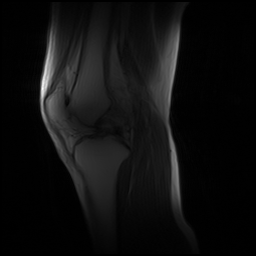
#> input picture 00005-dd5595a4.png, 256 x 256 px
$ python clahe_sobel.py   (older library calls are emulated)
#> lines starting #> are read from the running program, lines starting #| are printed output that depends on the picture
import cv2
import numpy as np
import matplotlib.pyplot as plt
import os

# Указание пути для сохранения
save_path = './clahe_sobel/'
# Создание директории, если она не существует
os.makedirs(os.path.dirname(save_path), exist_ok=True)

# Шаг 1: Загрузка изображения в градациях серого
img = cv2.imread('00005-dd5595a4.png', 0)
#> img is the input picture: shape (256, 256); min 0, max 255, mean 15.1

# Шаг 2: Применение CLAHE для выравнивания гистограммы
clahe = cv2.createCLAHE(clipLimit=2.0, tileGridSize=(8, 8))
equalized_img = clahe.apply(img)
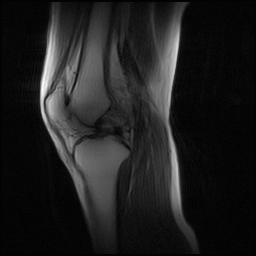
#> equalized_img: shape (256, 256); min 2, max 255, mean 30.9

# Шаг 3: Усиление краев с использованием оператора Собеля
sobel_x = cv2.Sobel(equalized_img, cv2.CV_64F, 1, 0, ksize=3)  # Условие по x
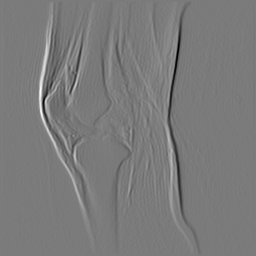
#> sobel_x: shape (256, 256) float64; min -685, max 734, mean 0; drawn with min black and max white
sobel_y = cv2.Sobel(equalized_img, cv2.CV_64F, 0, 1, ksize=3)  # Условие по y
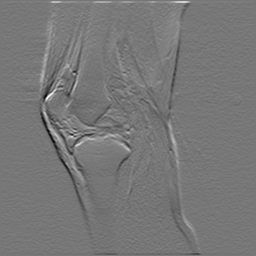
#> sobel_y: shape (256, 256) float64; min -256, max 289, mean 0; drawn with min black and max white
edges = cv2.magnitude(sobel_x, sobel_y)
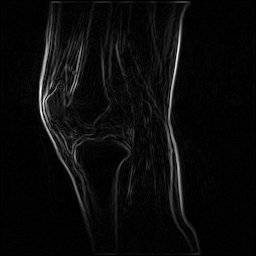
#> edges: shape (256, 256) float64; min 0, max 735.4, mean 31.7; drawn with min black and max white

# Преобразование обратно в 8-битное изображение
edges = cv2.convertScaleAbs(edges)
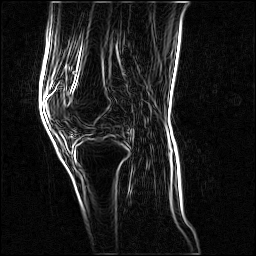
#> edges: shape (256, 256); min 0, max 255, mean 29.2

# Совмещаем изображение с его границами для усиления контуров
edges_image = cv2.addWeighted(equalized_img, 1.0, edges, 0.5, 0)
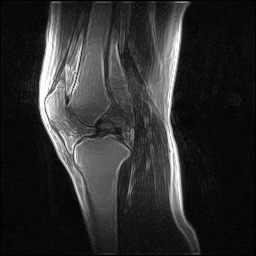
#> edges_image: shape (256, 256); min 2, max 255, mean 45.2

# Шаг 4: Отображение оригинального и сглаженного изображений
cv2.imshow('Original Image', img)
cv2.imshow('Equalized Image (CLAHE)', equalized_img)
cv2.imshow('Edges', edges_image)
cv2.waitKey(0)
cv2.destroyAllWindows()

# Шаг 5: Сохранение изображений
cv2.imwrite(save_path + '/equalized_image.png', equalized_img)
cv2.imwrite(save_path + '/edges_image.png', edges_image)

$ run again, with 00002-dd559589.png copied over 00005-dd5595a4.png
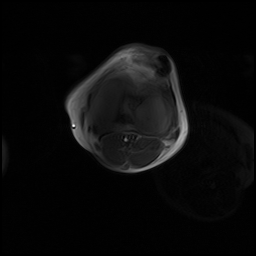
#> input picture 00002-dd559589.png, 256 x 256 px
#> img is the input picture: shape (256, 256); min 0, max 255, mean 10.6
#> `sobel_y = cv2.Sobel(equalized_img, cv2.CV_64F, 0, 1, ksize=3)`:
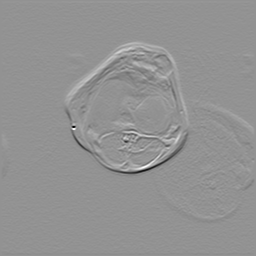
#> sobel_y: shape (256, 256) float64; min -711, max 524, mean 0; drawn with min black and max white
#> `edges_image = cv2.addWeighted(equalized_img, 1.0, edges, 0.5, 0)`:
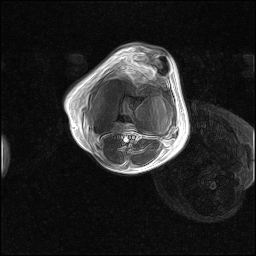
#> edges_image: shape (256, 256); min 2, max 255, mean 36
